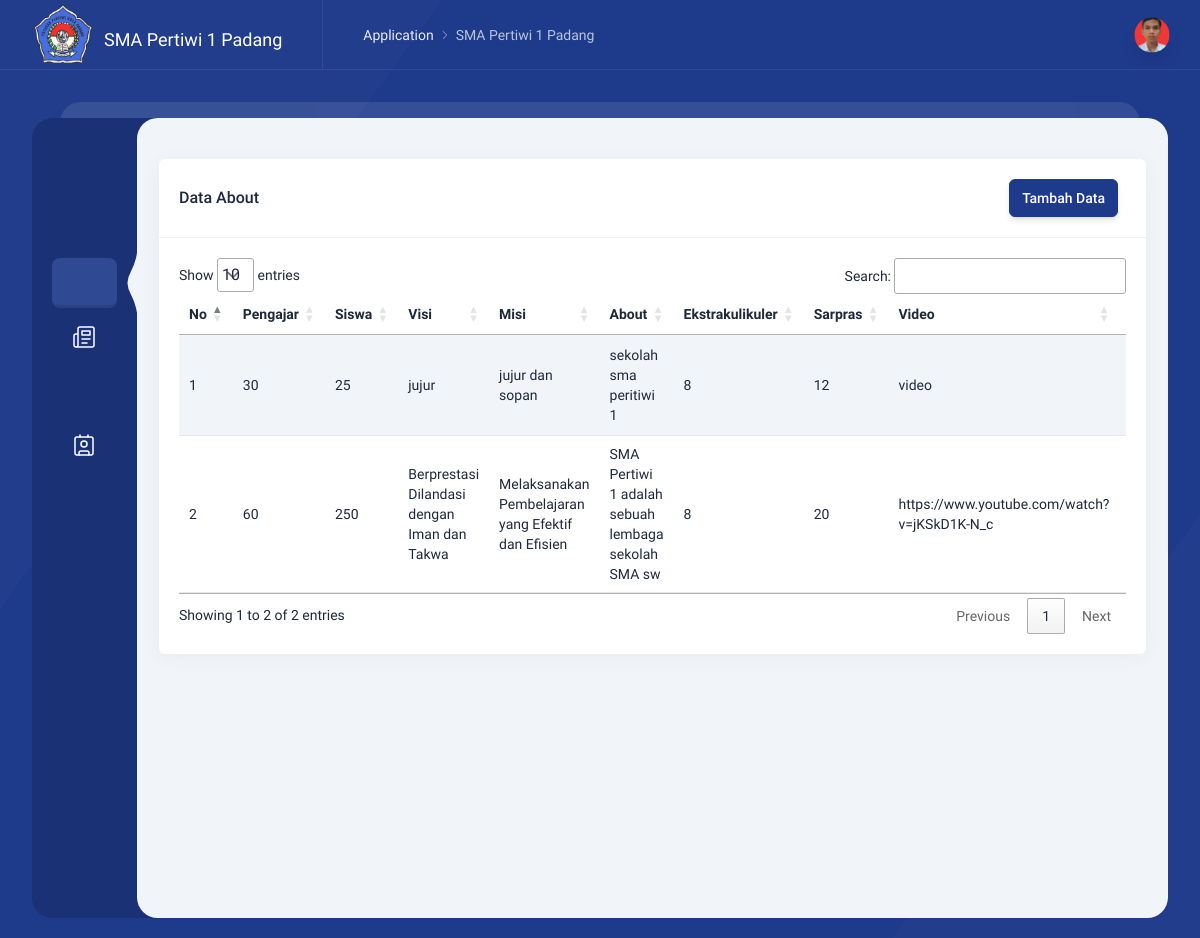
The page /sekolah/admin/?page=about/index (signed in) on the database its author committed.
### tables this page shows
CREATE TABLE `about` (
  `id_about` int(11) NOT NULL AUTO_INCREMENT,
  `visi` varchar(100) NOT NULL,
  `misi` text NOT NULL,
  `gambar_about` varchar(255) NOT NULL,
  `about` text NOT NULL,
  `jumlah_siswa` varchar(255) NOT NULL,
  `jumlah_pengajar` varchar(255) NOT NULL,
  `jumlah_ekstrakulikuler` varchar(255) NOT NULL,
  `jumlah_sarpras` varchar(255) NOT NULL,
  `video` varchar(255) NOT NULL,
  PRIMARY KEY (`id_about`)
);

### sekolah/admin/index.php (called while the page is built, shortened)
<?php
include "layout/header.php";
include  "content.php";
include "layout/footer.php";

### sekolah/admin/about/index.php (the view, shortened to what this page needs)
<div class="content">
    <div class="grid grid-cols-12 gap-6 mt-5">
        <div class="intro-y col-span-12 lg:col-span-12">
            <div class="intro-y box mt-5">
                <div class="flex flex-col sm:flex-row items-center p-5 border-b border-slate-200/60">
                    <h2 class="font-medium text-base mr-auto">
                        Data About
                    </h2>
                    <a data-tw-toggle="modal" data-tw-target="#header-footer-modal-preview"
                        class="btn btn-primary shadow-md mr-2">Tambah Data</a>
                </div>
                <div class="p-5" id="striped-rows-table">
                    <div class="preview">
                        <div class="overflow-x-auto">
                            <table id="datatable" class="table table-striped">
                                <thead>
                                    <tr>
                                        <th>No</th>
                                        <th>Pengajar</th>
                                        <th>Siswa</th>
                                        <th>Visi</th>
                                        <th>Misi</th>
                                        <th>About</th>
                                        <th>Ekstrakulikuler</th>
                                        <th>Sarpras</th>
                                        <th>Video</th>
                                        <th>Gambar</th>
                                    </tr>
                                </thead>
                                <tbody>
                                    <?php
                                      $no = 1;
                                      $query = mysqli_query($koneksi, "SELECT * FROM about ORDER BY id_about DESC");
                                      while ($data =  mysqli_fetch_array($query)) {
                                      ?>
                                        <tr>
                                            <td><?php echo $no++ ?></td>
                                            <td> <?php echo $data['jumlah_pengajar'] ?></td>
                                            <td> <?php echo $data['jumlah_siswa'] ?></td>
                                            <td> <?php echo substr($data['visi'], 0, 50)  ?></td>
                                            <td> <?php echo substr($data['misi'], 0, 50)  ?></td>
                                            <td> <?php echo substr($data['about'], 0, 50)  ?></td>
                                            <td> <?php echo $data['jumlah_ekstrakulikuler'] ?></td>
                                            <td> <?php echo $data['jumlah_sarpras'] ?></td>
                                            <td> <?php echo substr($data['video'], 0, 50)  ?></td>
                                            <td class="text-center"> <img width="100" src="../admin/uploads/<?php echo $data['gambar_about'] ?>" alt=""></td>
                                        </tr>
                                    <?php } ?>
                                </tbody>
                            </table>
                        </div>
                    </div>
                </div>
            </div>
        </div>
    </div>
</div>

### rows shown on the page
about: jumlah_pengajar "30", jumlah_siswa "25", visi "jujur", misi "jujur dan sopan", about "sekolah sma peritiwi 1", jumlah_ekstrakulikuler "8", jumlah_sarpras "12", video "video"
about: jumlah_pengajar "60", jumlah_siswa "250", visi "Berprestasi Dilandasi dengan Iman dan Takwa", misi "Melaksanakan Pembelajaran yang Efektif dan Efisien", about "SMA Pertiwi 1 adalah sebuah lembaga sekolah SMA sw", jumlah_ekstrakulikuler "8", jumlah_sarpras "20", video "https://www.youtube.com/watch?v=jKSkD1K-N_c"
